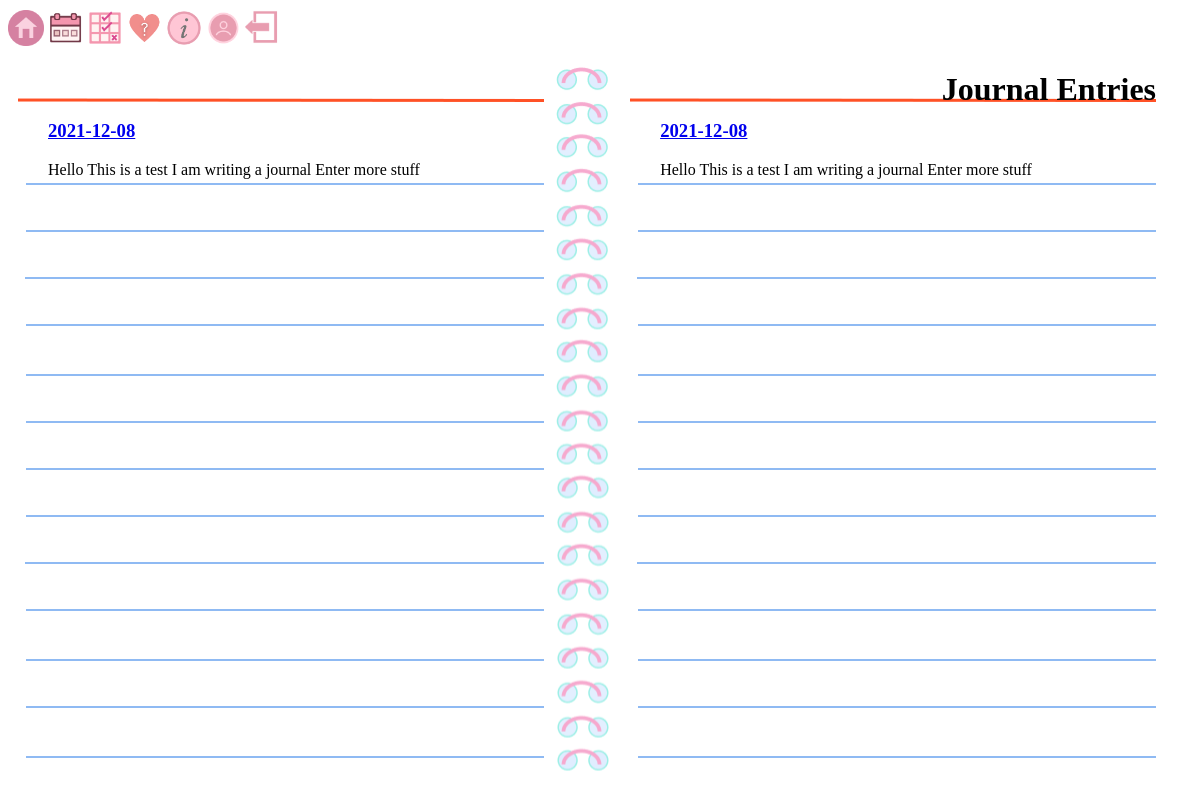
Before: /journal (signed in) with the older database file.
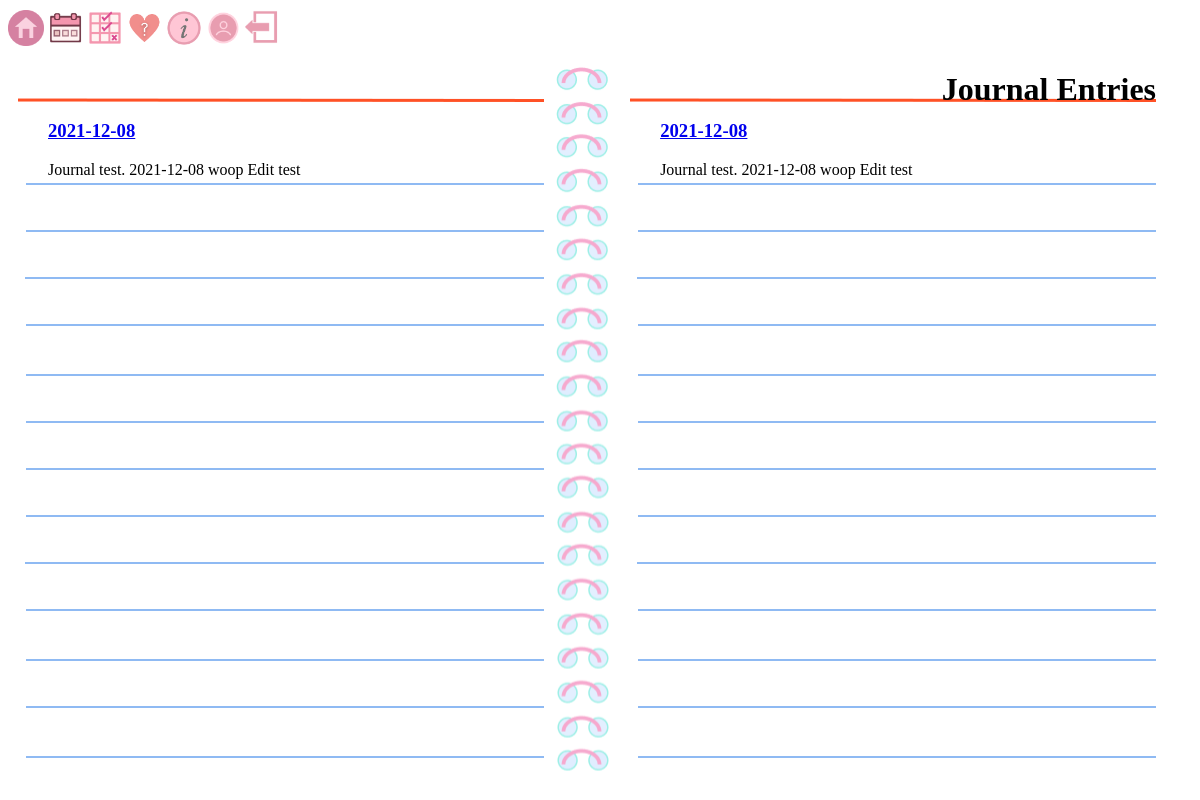
After: the same page with the newer database file.
### app/models.py (models this page shows, shortened)
class Journal(db.Model):
    id = db.Column(db.Integer, primary_key=True)
    date_posted = db.Column(db.Date, nullable=False, default= date.today())
    content = db.Column(db.Text, nullable=False)
    user_id = db.Column(db.Integer, db.ForeignKey('user.id'), nullable=False)

### app/routes.py (the view)
@app.route("/journal")
@login_required
def journal():
    alljournals = Journal.query.filter_by(user_id=current_user.id) # only display logged in users info
    return render_template("journal.html", alljournals=alljournals)

### app/models.py (called while the page is built)
@login_manager.user_loader
def load_user(user_id):
    return User.query.get(int(user_id))

### app/templates/journal.html (shortened to what this page needs)
<!doctype html>
<html lang="en">
    <head>
        <link rel="stylesheet" href="static\journal.css">
        <div>
            <a class="nav-link" href="/mainpage"><img src="static\images\home.png " width="3%"></a>
            <a class="nav-link" href="/calendar"><img src="static\images\calendar_icon.png " width="3%"></a>
            <a class="nav-link" href="/habittracker"><img src="static\images\habittracker_icon.png " width="3%"></a>
            <a class="nav-link" href="/moodtracker"><img src="static\images\moodtracker_icon.png " width="3%"></a>
            <a class="nav-link" href="/info"><img src="static\images\information_icon.png " width="3%"></a>
            <a class="nav-link" href="/account"><img src="static\images\account_icon.png " width="3%"></a>
            <a class="nav-link" href="/"><img src="static\images\logout_icon.png " width="3%"></a>
        </div>
    </head>
    <body>
        <div class="container">
            <h1>Journal Entries </h1>
            <div id="page1">
                <ul>
                    <br/>
                    <br/>
                    {% for journal in alljournals %}
                        <li>
                            <h3><a href="{{ '/journal/' + journal.id|string }}">{{ journal.date_posted }}</a> </h3>
                            <p>{{ journal.content }}</p>
                        </li><br/>
                    {% endfor %}
                </ul>
            </div>
            <img id="center" src="static\images\journal_center.png">
            <div id="page2">
                <ul>
                    <br/>
                    <br/>
                    {% for journal in alljournals %}
                        <li>
                            <h3><a href="{{ '/journal/' + journal.id|string }}">{{ journal.date_posted }}</a></h3>
                            <p>{{ journal.content }}</p>
                        </li><br/>
                    {% endfor %}
                </ul>
            </div>
        </div>
    </body>
</html>

### app/static/journal.css (style rules this page uses)
body { font-family: questrial; }
.container { display: grid; grid-template-columns: repeat(32, 1fr); grid-template-rows: repeat(3, 1fr); }
h1 { grid-column-start: 26; grid-column-end: -1; grid-row-start: 1; grid-row-end: 2; padding-right: 3%; z-index: 2; }
#center { grid-column-start: 16; grid-column-end: 17; grid-row-start: 1; grid-row-end: -1; }
#page1 { background: url("images/journal_page_cropped.png"); grid-column-start: 1; grid-column-end: 16; grid-row-start: 1; grid-row-end: -1; }
#page2 { background: url("images/journal_page_cropped.png"); grid-column-start: 17; grid-column-end: 32; grid-row-start: 1; grid-row-end: -1; }
ul { list-style: none; }

Changed rows visible on the page:
changed Journal: content "Hello This is a test I am writing a journal Enter more stuff" → "Journal test. 2021-12-08 woop Edit test"
